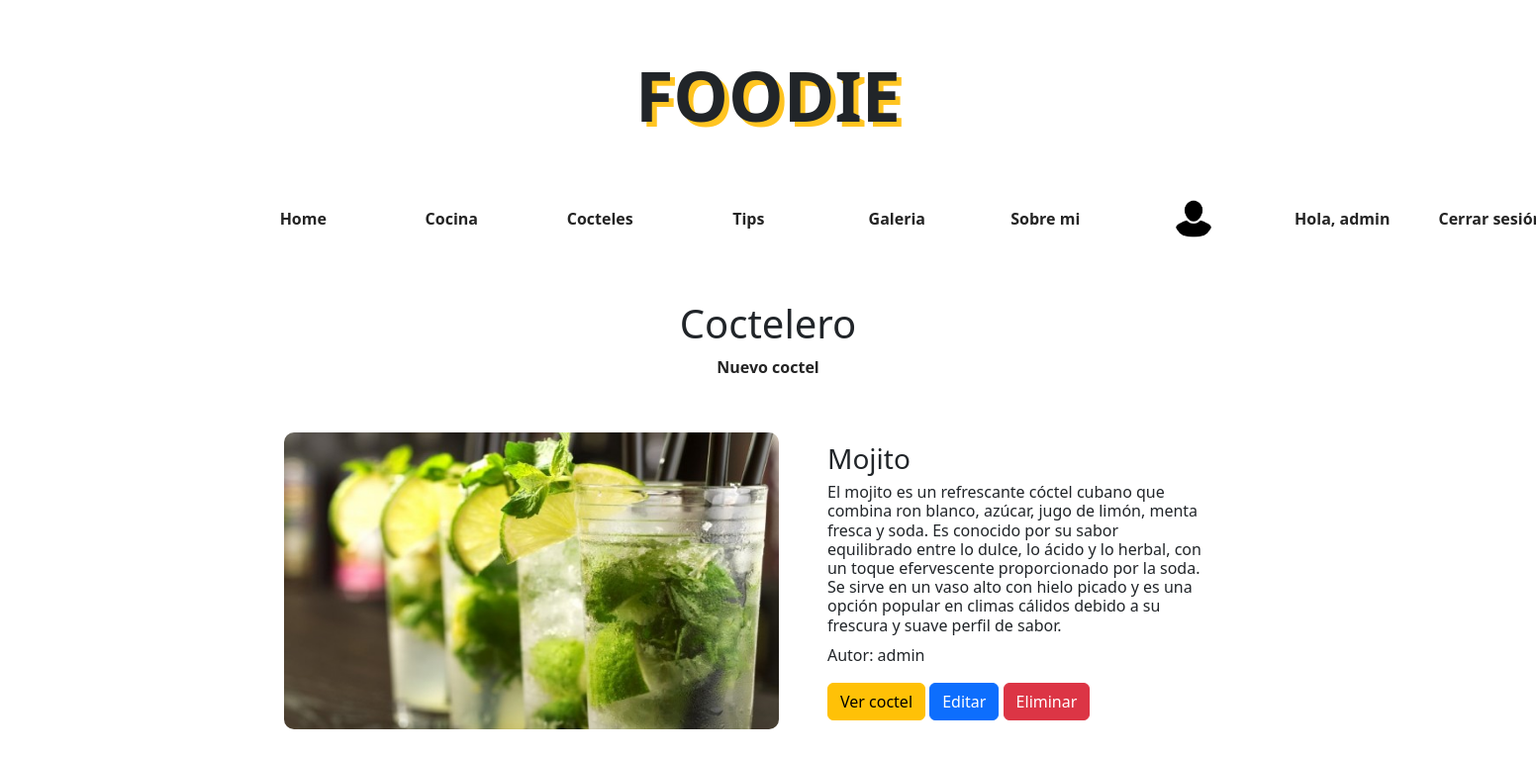
/coctelero/ (signed in), run on the app's committed database.
### foodieApp/models.py (models this page shows, shortened)
class Coctel(models.Model):
    titulo = models.CharField(max_length=100)
    descripcion = models.TextField()
    ingredientes = models.TextField()
    instrucciones = models.TextField()
    autor = models.ForeignKey(User, on_delete=models.CASCADE)
    fecha_publicacion = models.DateTimeField(auto_now_add=True)
    imagen = models.ImageField(upload_to='media/imagenes_recetas/')

### foodieApp/views.py (the view)
# urls.py: path("coctelero/", coctelero, name="coctelero"),
def coctelero(request):
    cocteles = Coctel.objects.all()
    return render(request, "foodieApp/coctelero.html", {"cocteles": cocteles})

### foodieApp/templates/foodieApp/coctelero.html (shortened to what this page needs)
{% extends 'index.html' %}
{% block contenido %}
<div class="separadorFoodie tituloFoodie">
    <h1>Coctelero</h1>
    {% if user.is_authenticated %}
    <a class="add" href="{% url 'agregar_coctel' %}">Nuevo coctel</a>
    {% endif %}
</div>
{% for coctel in cocteles %}
    <div class="receta">
        <div>
            <img class="imagenReceta" src="{{ coctel.imagen.url }}" alt="">
        </div>
        <div class="contenido">
            <h3>{{ coctel.titulo }}</h3>
            <h6>{{ coctel.descripcion }}</h6>
            <p>Autor: {{ coctel.autor }}</p>
            <a class="btn btn-warning" href="{% url 'detalle_coctel' coctel.id %}">Ver coctel</a>
            {% if request.user.is_staff %}
                <a class="btn btn-primary" href="{% url 'editar_coctel' coctel.id %}">Editar</a>
                <form method="post" action="{% url 'eliminar_coctel' coctel.id %}" style="display: inline;">
                    <input type="submit" class="btn btn-danger" value="Eliminar" onclick="return confirm('¿Estás seguro de que quieres eliminar este coctel?')">
                </form>
            {% endif %}
        </div>
    </div>
{% endfor %}
{% endblock contenido %}

### foodieApp/templates/index.html (shortened to what this page needs)
{% load static %}
<!DOCTYPE html>
<html lang="en">
<head>
    <link href="https://cdn.jsdelivr.net/npm/bootstrap@5.3.3/dist/css/bootstrap.min.css" rel="stylesheet"
>
    {% load static %}
    <link href="{% static  'css/styles.css' %}" rel="stylesheet" />
</head>
<body>
    <div class="estructura">
        <div>
            <h1 class="logo">FOODIE</h1>
        </div>
        <nav class="navbar navbar-expand-lg bg-body-transparent">
            <div class="container-fluid">
                <div class="collapse navbar-collapse" id="navbarSupportedContent">
                    <ul class="navbar-nav me-auto mb-2 mb-lg-0">
                        <li class="nav-item">
                            <a class="nav-link" href="/">Home</a>
                        </li>
                        <li class="nav-item">
                            <a class="nav-link" href="/recetario/">Cocina</a>
                        </li>
                        <li class="nav-item">
                            <a class="nav-link" href="/coctelero/">Cocteles</a>
                        </li>
                        <li class="nav-item">
                            <a class="nav-link" href="/tips/">Tips</a>
                        </li>
                        <li class="nav-item">
                            <a class="nav-link" href="/galeria/">Galeria</a>
                        </li>
                        <li class="nav-item">
                            <a class="nav-link" href="/sobremi/">Sobre mi</a>
                        </li>
                        {% if user.is_authenticated %}
                        <li class="nav-item">
                            {% if user.userprofile.avatar %}
                            <img src="{{ user.userprofile.avatar.url }}" alt="Avatar"
                                style="width: 40px; height: 40px; border-radius: 50%;">
                            {% else %}
                            <img src="{% static 'images/default_avatar.png' %}" alt="Avatar por defecto"
                                style="width: 40px; height: 40px; border-radius: 50%;">
                            {% endif %}
                        </li>
                        <li class="nav-item">
                            <a class="nav-link" href="{% url 'configuracion_usuario' %}">Hola, {{ user.username }}</a>
                        </li>
                        <li class="nav-item">
                            <a class="nav-link" href="{% url 'logout' %}">Cerrar sesión</a>
                        </li>
                        {% endif %}
                    </ul>
                </div>
            </div>
        </nav>
        {% block contenido %}
        {% endblock contenido %}
    </div>
</body>
</html>

### foodieApp/static/css/styles.css (style rules this page uses)
body { background-color: #ffffff; }
.logo { font-weight: bold; font-size: 70px; text-align: center; margin: 0 auto; padding: 5% 0; text-shadow: 5px 5px 0px rgba(255, 196, 33); }
.estructura { margin: 0 10%; padding: 0% 5%; background-color: #ffffff; }
.nav-link { color: #242424; font-weight: bold; border-radius: 10px; }
.nav-item { margin-right: 2%; width: 150px; text-align: center; }
.tituloFoodie { text-align: center; margin: 5% 0; }
.separadorFoodie { display: block; justify-content: center; }
.add { text-decoration: none; color: #242424; font-weight: bold; transition: all 0.2s; }
.imagenReceta { width: 500px; height: 300px; border-radius: 10px; }
.receta { display: flex; margin: 5%; }
.contenido { margin: auto 5%; }
form { font-weight: bold; margin-top: 10%; text-align: center; }
form input { display: block; margin: 0 auto; }

### data on the page
Coctel: imagen (picture), titulo "Mojito", descripcion "El mojito es un refrescante cóctel cubano que combina ron blanco, azúcar, jugo de limón, menta fresca y soda. Es conocido por su sabor equilibrado entre lo dulce, lo ácido y lo herbal, con un toque efervescente proporcionado por la soda. Se sirve en un vaso alto con hielo picado y es una opción popular en climas cálidos debido a su frescura y suave perfil de sabor.", autor "admin"

### other printed values
{{ user.username }} "admin"
